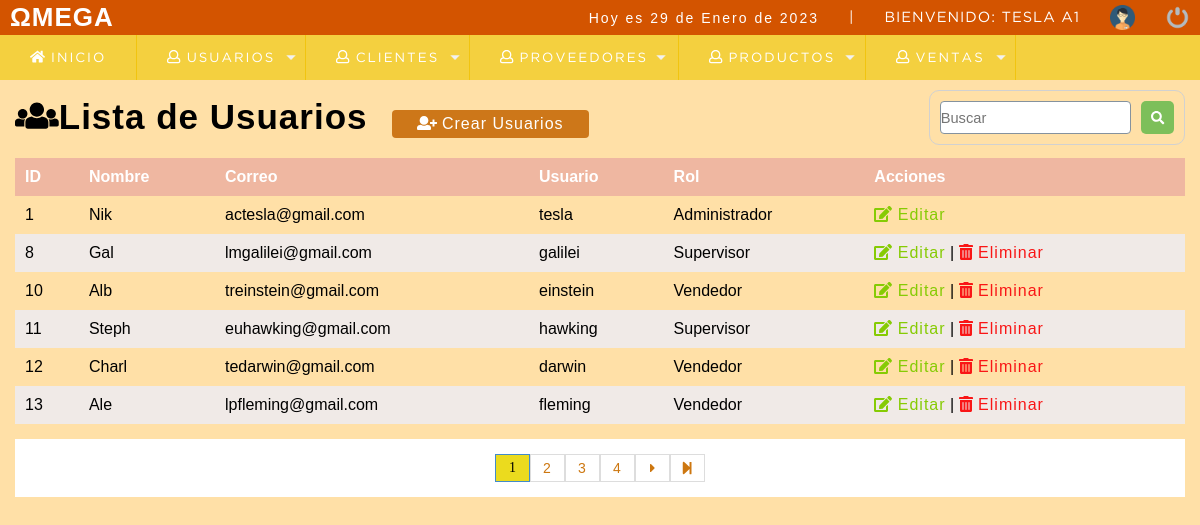
The app's page /omegainicio/lista_usuarios.php (signed in) with its own data.
### tables this page shows
CREATE TABLE IF NOT EXISTS `usuario` (
  `idusuario` int(11) NOT NULL AUTO_INCREMENT,
  `nombre` varchar(50) DEFAULT NULL,
  `correo` varchar(100) DEFAULT NULL,
  `usuario` varchar(15) DEFAULT NULL,
  `clave` varchar(100) DEFAULT NULL,
  `rol` int(11) DEFAULT NULL,
  `estado` int(11) NOT NULL DEFAULT '1',
  PRIMARY KEY (`idusuario`),
  KEY `rol` (`rol`)
);

CREATE TABLE IF NOT EXISTS `rol` (
  `idrol` int(11) NOT NULL AUTO_INCREMENT,
  `rol` varchar(20) DEFAULT NULL,
  PRIMARY KEY (`idrol`)
);

### omegainicio/lista_usuarios.php (the view, shortened to what this page needs)
<?php
	include "../bd_conexion.php";
?>
<!DOCTYPE html>
<html lang="en">
<head>
	<?php include "include/scripts.php" ?>
</head>
<body>
	<?php include "include/header.php" ?>
	<section id="container">
		<h1><i class="fas fa-users"></i>Lista de Usuarios</h1>
		<a href="registro_usuario.php" class="btn_new"><i class="fas fa-user-plus"></i> Crear Usuarios </a>
		<form action="buscar_usuario.php" method="get" class="form_search">
			<input type="text" name="busqueda" id="busqueda" placeholder="Buscar">
			<button type="submit" value="Buscar" class="btn_search"><i class="fas fa-search"></i></button>
		</form>
		<table>
			<tr>
				<th>ID</th>
				<th>Nombre</th>
				<th>Correo</th>
				<th>Usuario</th>
				<th>Rol</th>
				<th>Acciones</th>
			</tr>
				<?PHP
				$sql_registe = mysqli_query($conection,"SELECT COUNT(*) as total_registro FROM usuario WHERE estado = 1 ");
				$result_register = mysqli_fetch_array($sql_registe);
				$total_register = $result_register['total_registro'];
				$por_pagina = 6;
				if(empty($_GET['pagina']))
				{
					$pagina =1;
				}else{
					$pagina = $_GET['pagina'];
				}
				$desde = ($pagina-1) * $por_pagina;
				$total_paginas = ceil($total_register / $por_pagina);
				$query = mysqli_query($conection,"SELECT u.idusuario, u.nombre, u.correo, u.usuario, r.rol FROM usuario u INNER JOIN rol r ON u.rol = r.idrol WHERE estado = 1 ORDER BY u.idusuario ASC LIMIT $desde,$por_pagina");
				$result = mysqli_num_rows($query);
				if($result > 0){
				while($data = mysqli_fetch_array($query)){
				?>
				<tr>
				<td><?php echo $data["idusuario"] ?> </td>
				<td><?php echo $data["nombre"] ?> </td>
				<td><?php echo $data["correo"] ?> </td>
				<td><?php echo $data["usuario"] ?> </td>
				<td><?php echo $data["rol"] ?> </td>
				<td>
					<a class="link_edit" href="modificar_usuario.php?id=<?php echo $data["idusuario"]; ?>"><i class="fas fa-edit"></i> Editar</a>
					<?php if($data["idusuario"] != 1){
					?>
					|
					<a class="link_delete" href="confirmacion_eliminar.php?id=<?php echo $data["idusuario"]; ?>"><i class="fas fa-trash-alt"></i> Eliminar</a>
					<?php } ?>
				</td>
				</tr>
			<?php
			}
			}
			?>
		</table>
		<div class="paginador">
			<ul>
			<?php
				for ($i=1; $i <= $total_paginas; $i++) {
					if($i == $pagina)
					{
						echo '<li class="pageSelected">'.$i.'</li>';
					}else{
						echo '<li><a href="?pagina='.$i.'">'.$i.'</a></li>';
					}
				}
				if($pagina != $total_paginas)
				{
			 ?>
				<li><a href="?pagina=<?php echo $pagina + 1; ?>"><i class="fas fa-caret-right"></i></a></li>
				<li><a href="?pagina=<?php echo $total_paginas; ?> "><i class="fas fa-step-forward"></i></a></li>
			<?php } ?>
			</ul>
</div>
	</section>
</body>
</html>

### omegainicio/css/style.css (style rules this page uses)
* { margin: 0; padding: 0; box-sizing: border-box; }
body { background: #ffe0a7; }
h1, h2, h3, h4, h5, h6 { font-family: 'arial'; font-weight: bold; letter-spacing: 1px; }
h1 { font-size: 26px; color:; }
a { text-decoration: none; font-family: arial; letter-spacing: 1px; }
#container { padding: 90px 15px 15px; }
form { background: #F1E5A8; margin: auto; padding:20px 50px; border: 1px solid #d1d1d1; }
input,select { display: block; width: 100%; font-size: 11pt; border: 1px solid #85929e; border-radius: 4px; }
#container h1 { font-size: 35px; display: inline-block; }
.btn_new { display: inline-block; background: #CD7719; color:#FFF; padding: 5px 25px; border-radius: 4px; margin: 20px; }
table { border-collapse: collapse; font-size: 12pt; font-family: 'arial'; width: 100%; }
table th { text-align: left; padding: 10px; background: #efb7a1; color: #FFF; }
table tr:nth-child(odd) { background: #f0eae7; }
table td { padding: 10px; }
.link_edit { color: #86cb04 ; }
.link_delete { color: #f91616; }
.paginador ul { padding: 15px; list-style: none; background: #FFF; margin-top: 15px; display: -webkit-flex; display: -moz-flex; display: -ms-flex; display: -o-flex; display: flex; justify-content: center; }
.paginador a, .pageSelected { color: #CD7710; border: 1px solid #ddd; padding: 5px; display: inline-block; font-size: 14px; text-align: center; width: 35px; }
.pageSelected { color: black ; background: #ebdb1e; border: 1px solid #428bca; }
.form_search { display: -webkit-flex; display: -moz-flex; display: -ms-flex; display: -o-flex; display: flex; float: right; background: initial; padding: 10px; border-radius: 10px; }
.form_search .btn_search { background: #7dbf5a; color: #FFF; padding: 10px; border: 0; cursor: pointer; margin-left: 10px; display: -webkit-flex; display: -moz-flex; display: -ms-flex; display: -o-flex; display: flex; border-radius: 5px; }

### records on screen
usuario: idusuario "1", nombre "Nik", correo "actesla@gmail.com", usuario "tesla", rol.rol "Administrador"
usuario: idusuario "8", nombre "Gal", correo "lmgalilei@gmail.com", usuario "galilei", rol.rol "Supervisor"
usuario: idusuario "10", nombre "Alb", correo "treinstein@gmail.com", usuario "einstein", rol.rol "Vendedor"
usuario: idusuario "11", nombre "Steph", correo "euhawking@gmail.com", usuario "hawking", rol.rol "Supervisor"
usuario: idusuario "12", nombre "Charl", correo "tedarwin@gmail.com", usuario "darwin", rol.rol "Vendedor"
usuario: idusuario "13", nombre "Ale", correo "lpfleming@gmail.com", usuario "fleming", rol.rol "Vendedor"

### other values on screen
fechaactual() "29 de Enero de 2023"
$_SESSION['user'] "TESLA"
$_SESSION['rol'] "1"
